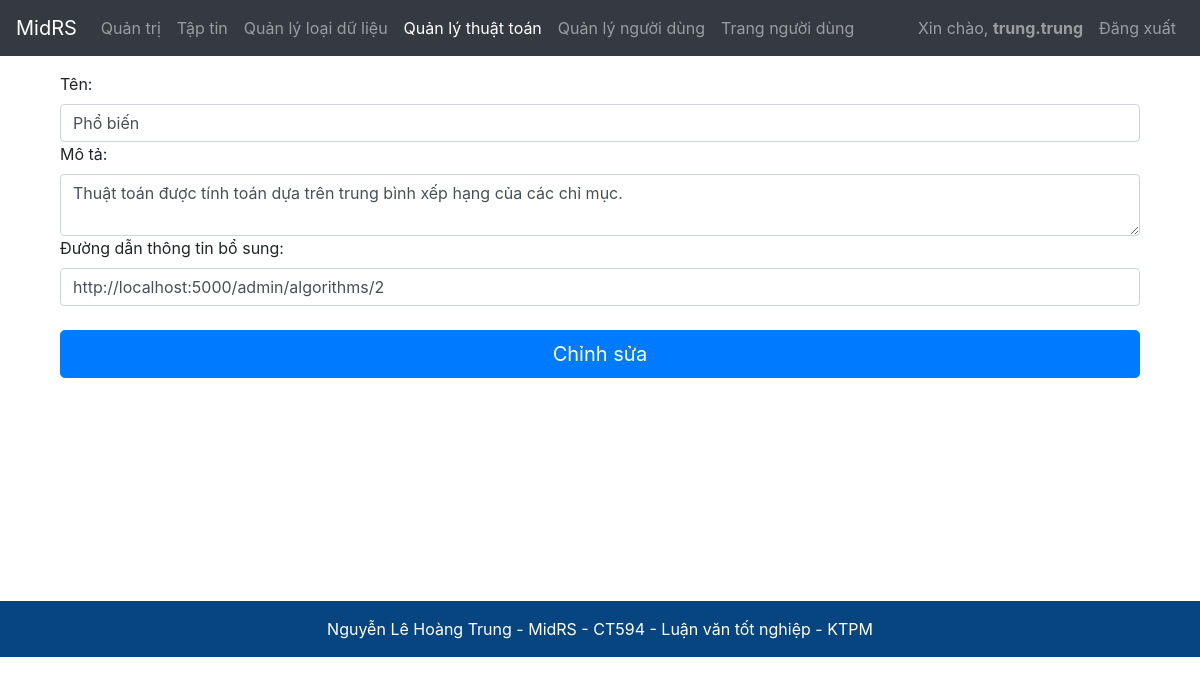
The page /admin/algorithms/2 (signed in) on the database as committed earlier.
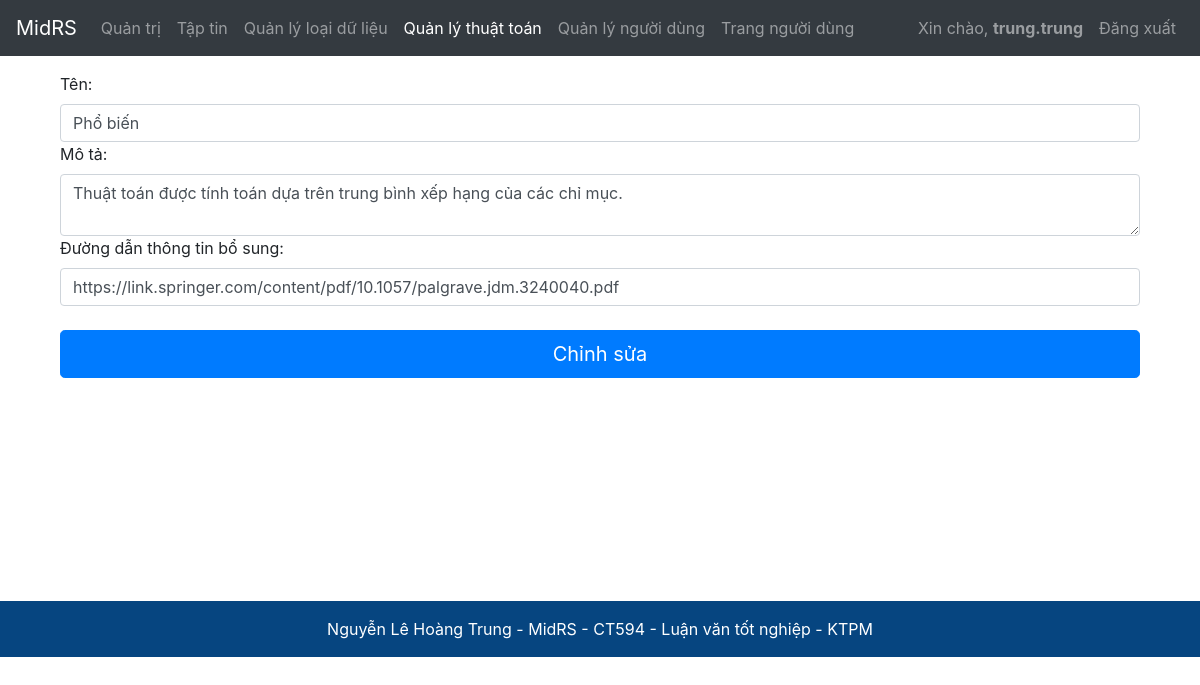
The same page on the database as committed later.
### app/models.py (models this page shows)
class Algorithms(db.Model):
    id = db.Column(db.Integer(), primary_key=True)
    name = db.Column(db.String(length=50), nullable=False)
    description = db.Column(db.String(1000), nullable=False)
    link = db.Column(db.String(100), nullable=False)
    created_at = db.Column(db.DateTime, server_default=db.func.now())
    updated_at = db.Column(db.DateTime, server_default=db.func.now(), server_onupdate=db.func.now())
    results = db.relationship('Results', backref='results_algorithm', lazy=True)
    points = db.relationship('Points', backref='points_algorithm', lazy=True)

### app/routes.py (the view, shortened to what this page needs)
@app.route("/admin/algorithms/<int:id>", methods=['GET', 'POST'])
@login_required
def admin_algorithm_page_edit(id):
    check_is_admin()
    form = AlgorithmForm()
    algorithm = Algorithms.query.filter_by(id=id).first()
    if form.errors != {}:
        flash('Lỗi! Xin vui lòng thử lại!', category='danger')
    form.description.data = algorithm.description
    return render_template("admin_algorithm_page_edit.html", form=form, algorithm = algorithm)

### app/forms.py
class AlgorithmForm(FlaskForm):
    name = StringField(label='Tên:', validators=[DataRequired()])
    description = TextAreaField(label='Mô tả:', validators=[DataRequired()])
    link = StringField(label='Đường dẫn thông tin bổ sung:', validators=[DataRequired()])
    submit = SubmitField(label='Thêm mới')

### app/models.py (called while the page is built)
@login_manager.user_loader
def load_user(user_id):
    return Users.query.get(int(user_id))

### app/routes.py (called while the page is built)
@login_required
def check_is_admin():
    if current_user.is_admin == 0:
        redirect(url_for('home_page'))

### app/templates/admin_algorithm_page_edit.html
{% extends "admin_base_layout.html" %} {% set active_page = "algorithm_page" %}
{% block title %} Chỉnh sửa nội dung {% endblock %} {% block body %}
<div class="container">
	<form
		method="POST"
		enctype="multipart/form-data">
		{{ form.hidden_tag() }} {{ form.name.label() }} {{
		form.name(class='form-control', placeholder='Tên thuật toán',
		value=algorithm.name) }} {{ form.description.label() }} {{
		form.description(class='form-control', placeholder='Mô tả') }} {{
		form.link.label() }} {{ form.link(class='form-control', placeholder='Đường dẫn thông tin bổ sung', value=algorithm.link) }}
		<br />
		{{ form.submit(class='btn btn-lg btn-block btn-primary', value='Chỉnh sửa')
		}}
	</form>
</div>
{% endblock %}

Rows that differ between the two databases and show on the page:
changed Algorithms "Phổ biến": link "http://localhost:5000/admin/algorithms/2" → "https://link.springer.com/content/pdf/10.1057/palgrave.jdm.3240040.pdf"
